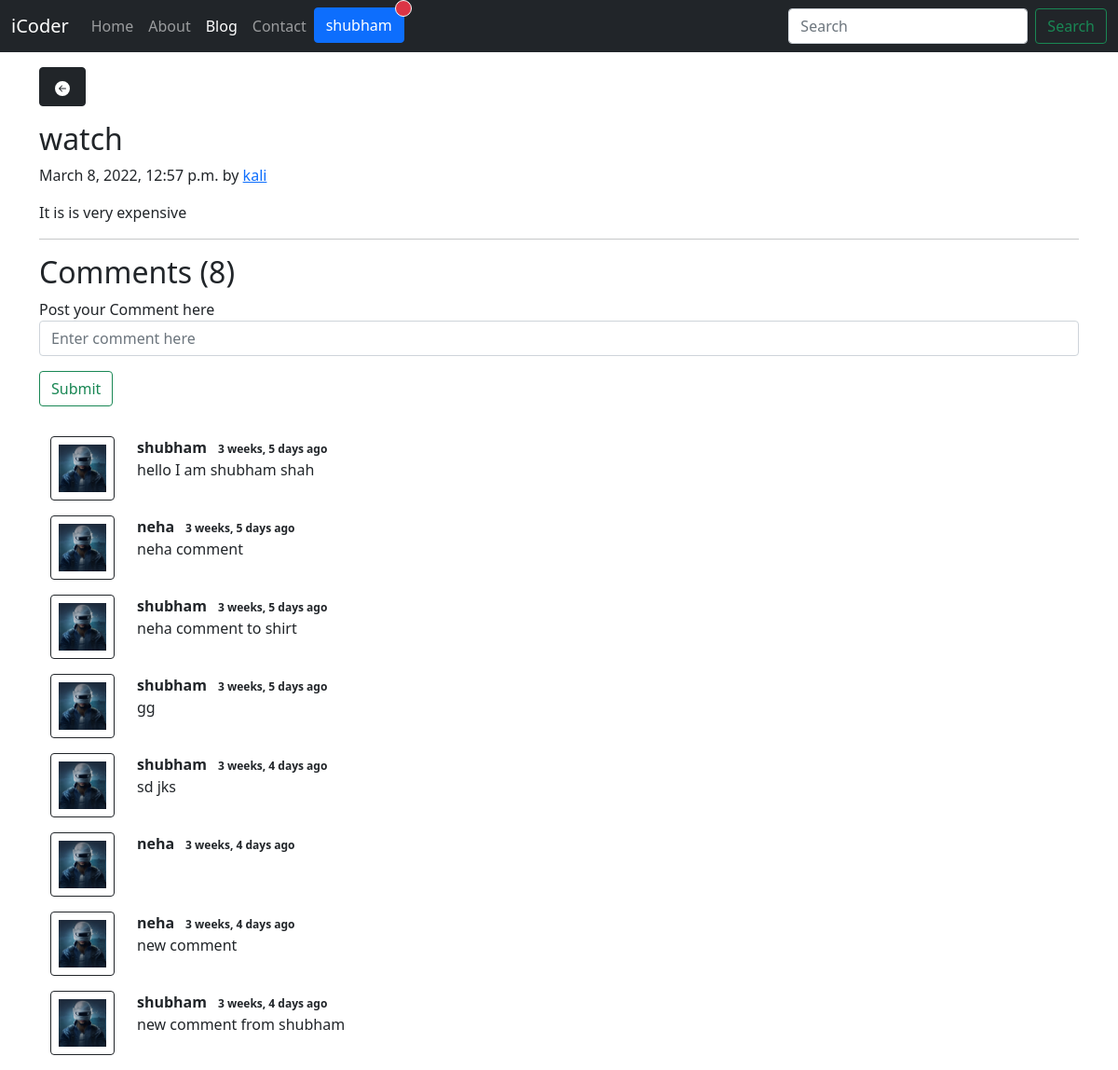
Page /blog/kali-watch/ (signed in) on the earlier database version.
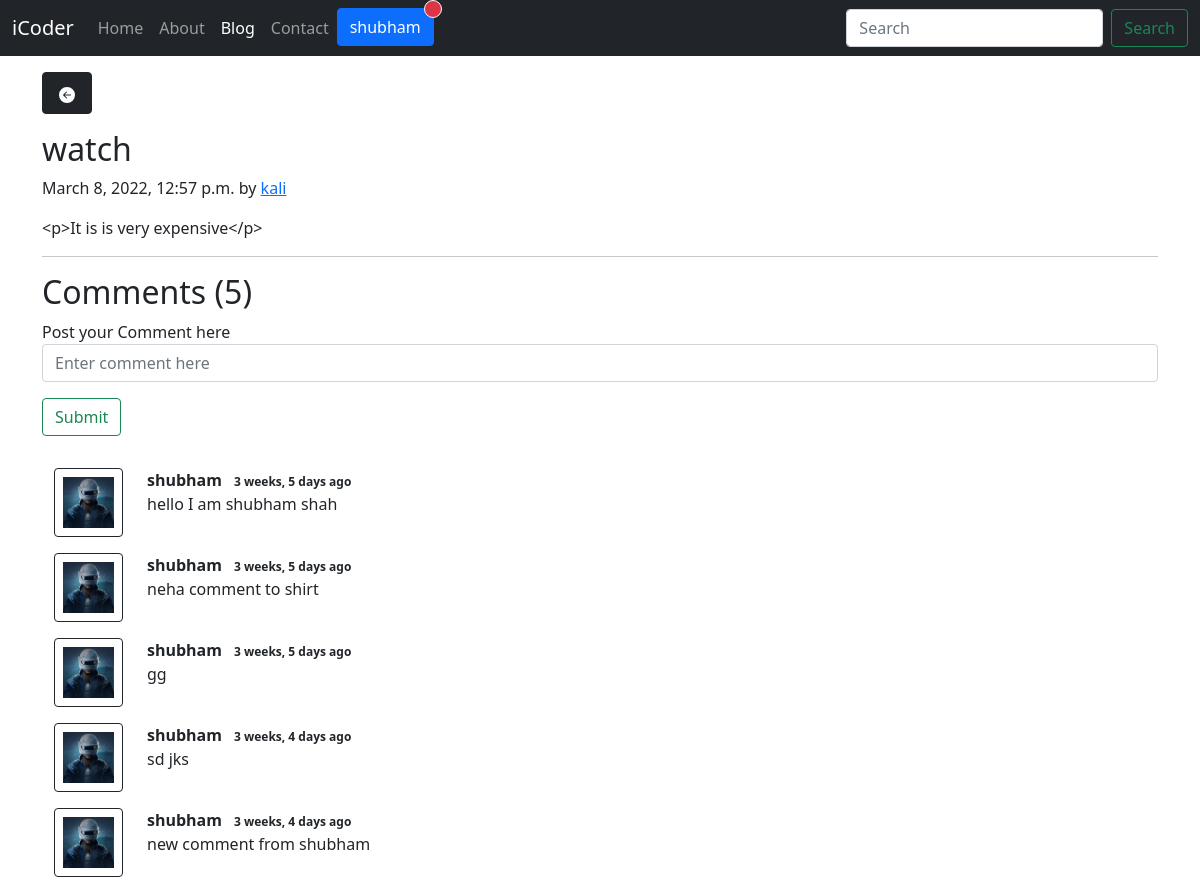
Same page on the later database version.
### blog/models.py (models this page shows, shortened)
class Post(models.Model):
    sno=models.AutoField(primary_key=True)
    title=models.CharField(max_length=255)
    author=models.CharField(max_length=20)
    slug=models.CharField(max_length=130)
    timeStamp=models.DateTimeField(blank=True)
    content=HTMLField()

class BlogComment(models.Model):
    sno= models.AutoField(primary_key=True)
    comment=models.TextField()
    user=models.ForeignKey(User, on_delete=models.CASCADE)
    post=models.ForeignKey(Post, on_delete=models.CASCADE)
    parent=models.ForeignKey('self',on_delete=models.CASCADE, null=True )
    timestamp= models.DateTimeField(default=now)

### blog/views.py (the view)
# urls.py: path('<str:slug>/', views.blogPost, name="blogPost"),
def blogPost(request, slug):
    post=Post.objects.filter(slug=slug).first()
    comments= BlogComment.objects.filter(post=post)
    context={'post':post, 'comments': comments}
    return render(request, "blog/blogPost.html", context)

### templates/blog/blogPost.html (shortened to what this page needs)
{% extends 'base.html' %}
{% load humanize %}
{% block blogActive %}active{% endblock blogActive %}
{% block body %}
{% if user.is_authenticated %}
<div class="container my-3">
    <button type="button" class="btn btn-dark py-2 px-3" onclick="goback()">
        <svg xmlns="http://www.w3.org/2000/svg" width="16" height="16" fill="currentColor" class="bi bi-arrow-left-circle-fill" viewBox="0 0 16 16">
            <path d="M8 0a8 8 0 1 0 0 16A8 8 0 0 0 8 0zm3.5 7.5a.5.5 0 0 1 0 1H5.707l2.147 2.146a.5.5 0 0 1-.708.708l-3-3a.5.5 0 0 1 0-.708l3-3a.5.5 0 1 1 .708.708L5.707 7.5H11.5z"/>
        </svg>
    </button>
</div>
<div class="container my-3">
    <h2 class="blog-post-title">{{post.title}}</h2>
    <p class="blog-post-meta">{{post.timeStamp}} by <a href="author/{{post.author}}/">{{post.author}}</a></p>
    <p>{{post.content}}</p>
    <hr>
</div>
<div class="container">
    <h2> Comments ({{comments.count}})</h2>
    <div class="my-2">
        {% if user.is_authenticated %}
        <form action="/blog/postComment/" method="post">
            <div class="form-group">
                <label for="exampleInputEmail1">Post your Comment here</label>
                <input type="text" class="form-control" name="comment" placeholder="Enter comment here">
            </div>
            <button type="submit" class="btn btn-outline-success my-3">Submit</button>
        </form>
        {% else %}
        Please login to post a comment
        {% endif %}
    </div>
    <div class="container">
        {% for comment in comments %}
        <div class="row my-3">
            <div class="col-md-1  ">
            <img class="rounded mx-auto d-block w-100 border border-dark p-2" src="/static/img/user.jpg"  alt="user">
            </div>
            <div class="col-md-11 ">
            <b> {{comment.user.username}} </b> <span class="badge badge-secondary text-dark">{{comment.timestamp| naturaltime}}</span>
            <div>   {{comment.comment}} </div>
        </div>
        </div>
        {% endfor %}
    </div>
</div>
{% else %}
<a href="/login/">Login Please!</a>
<br>
<a href="/contact/">Any problem contact!</a>
{% endif %}
{% endblock body %}

Differences in the rows shown:
removed BlogComment: user.username "neha", timestamp "3 weeks, 5 days ago", comment "neha comment"
removed BlogComment: user.username "neha", timestamp "3 weeks, 4 days ago"
removed BlogComment: user.username "neha", timestamp "3 weeks, 4 days ago", comment "new comment"
changed Post "watch": content "It is is very expensive" → "<p>It is is very expensive</p>"
Other differences:
{{ comments.count }}: "8" → "5"
